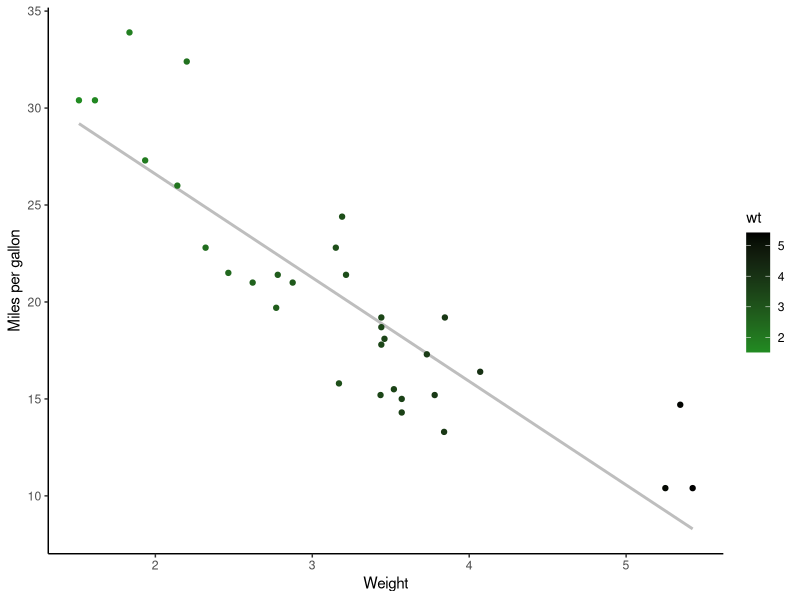
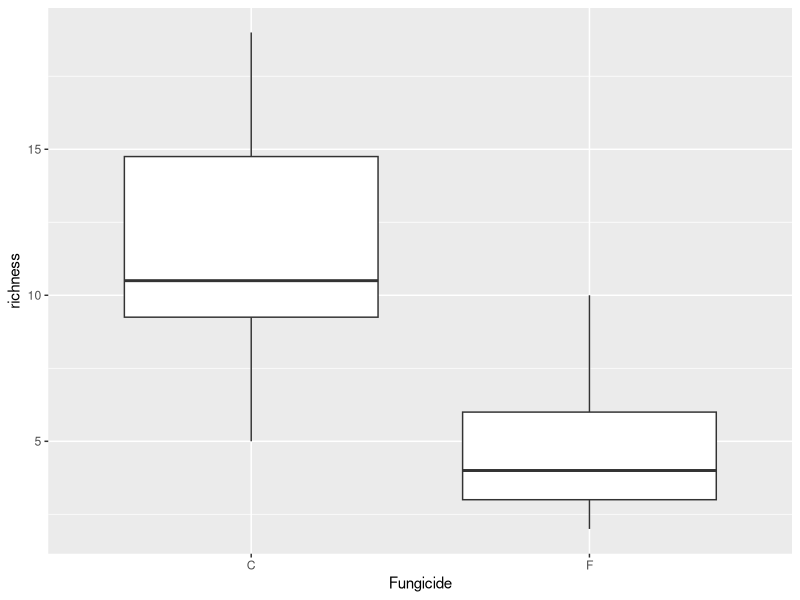
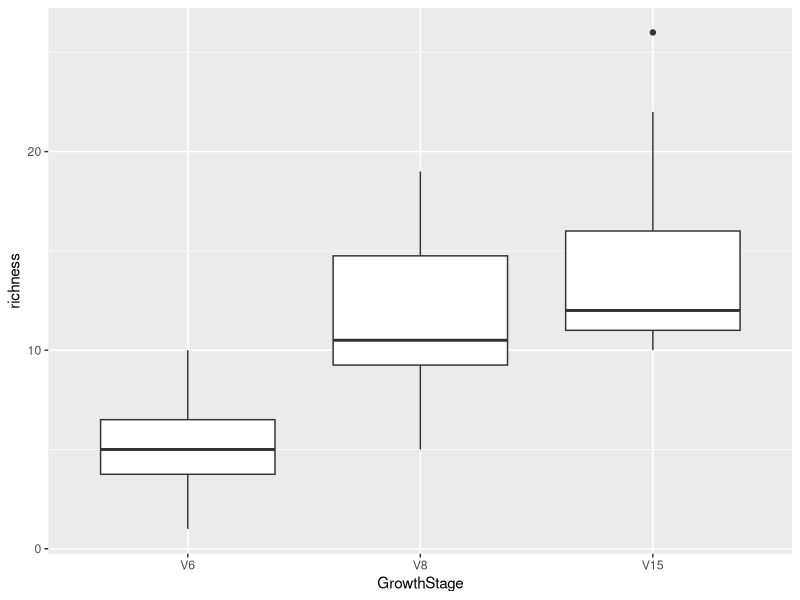
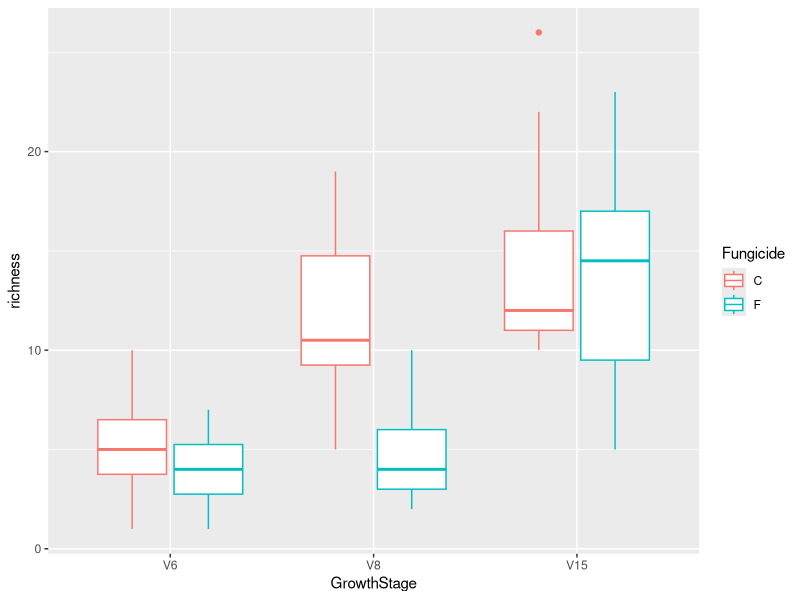

Reproduce these figures in R, in order.
## ---- chunk 1
#loading all necessary packages
library(ggplot2)
library(tidyverse)
library(multcomp)
library(lme4)
library(emmeans)

data("mtcars") #loading data
ggplot(mtcars, aes(x = wt, y = mpg)) +
  geom_smooth(method = lm, se = FALSE, color = "grey") +
  geom_point(aes(color = wt)) +
  xlab("Weight") + 
  ylab("Miles per gallon") +
  scale_colour_gradient(low = "forestgreen", high = "black") +
  theme_classic()

## ---- chunk 2
lm1 <- lm(mpg~wt, data = mtcars) #running linear model
summary(lm1)

anova(lm(mpg~wt, data = mtcars)) #running an anova (gives anova table)

cor.test(mtcars$wt, mtcars$mpg) #correlation test
## ---- chunk 3
bull.rich <- read.csv("Bull_richness.csv") #loading data
bull.rich %>%
  filter(GrowthStage == "V8" & Treatment == "Conv.") %>%
  ggplot(aes(x = Fungicide, y = richness)) + 
  geom_boxplot()
## ---- chunk 4
bull.rich.sub <- bull.rich %>%
  filter(GrowthStage == "V8" & Treatment == "Conv.") #subset 1

t.test(richness~Fungicide, data = bull.rich.sub) #t test

summary(lm(richness~Fungicide, data = bull.rich.sub)) #linear model

anova(lm(richness~Fungicide, data = bull.rich.sub))
## ---- chunk 5
bull.rich.sub2 <- bull.rich %>%
  filter(Fungicide == "C" & Treatment == "Conv." & Crop == "Corn") #subset 2

bull.rich.sub2$GrowthStage <- factor(bull.rich.sub2$GrowthStage, levels = c("V6", "V8", "V15"))

ggplot(bull.rich.sub2, aes(x = GrowthStage, y = richness)) +
  geom_boxplot() #plotting the subset data

lm.growth <- lm(richness ~ GrowthStage, data = bull.rich.sub2) #linear model
summary(lm.growth)

#ANOVAs
anova(lm.growth)

summary(aov(richness ~ GrowthStage, data = bull.rich.sub2))

## ---- chunk 6
lsmeans <- emmeans(lm.growth, ~GrowthStage) 
Results_lsmeans <- cld(lsmeans, alpha = 0.05, reversed = TRUE, details = TRUE)
Results_lsmeans
## ---- chunk 7
bull.rich.sub3 <- bull.rich %>%
  filter(Treatment == "Conv." & Crop == "Corn")  #subset3

bull.rich.sub3$GrowthStage <- factor(bull.rich.sub3$GrowthStage, levels = c("V6", "V8", "V15"))

lm.interactions <- lm(richness ~ GrowthStage*Fungicide, data = bull.rich.sub3) #interaction between growthstage and fungicide
summary(lm.interactions)
anova(lm.interactions)


lsmeans <- emmeans(lm.interactions, ~Fungicide|GrowthStage) # effect of fungicide within growthstage
Results_lsmeans <- cld(lsmeans, alpha = 0.05, reversed = TRUE, details = TRUE) 
Results_lsmeans

ggplot(bull.rich.sub3, aes(x = GrowthStage, y = richness, color = Fungicide)) + 
  geom_boxplot()
## ---- chunk 8
lme1 <- lmer(richness ~ GrowthStage*Fungicide + (1|Rep), data = bull.rich.sub3)
summary(lme1)
